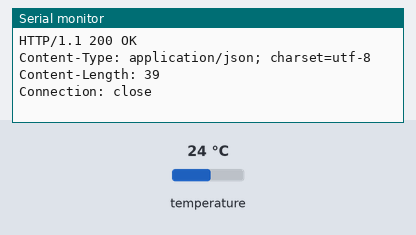
The sketch below on a simulated ESP8266 (NodeMCU). Shown: the last lines printed to the serial monitor. The inputs (shaded band) are chosen by the test bench; at power-on: temperature 24 °C. WiFi joins after 1.5 s; servers stay silent unless stated; web services answer with replies made up by the test bench.

Above: at 2.7 s.
2.8 s: temperature set to 12 °C
At 4.5 s:
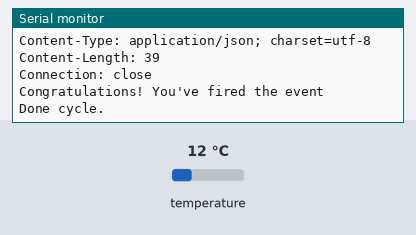
8.7 s: temperature set to 19 °C
At 11.9 s:
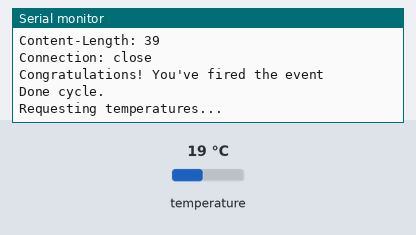
Timing chart, 0 to 13.4 s (numbered marks = the images above; inputs shaded):
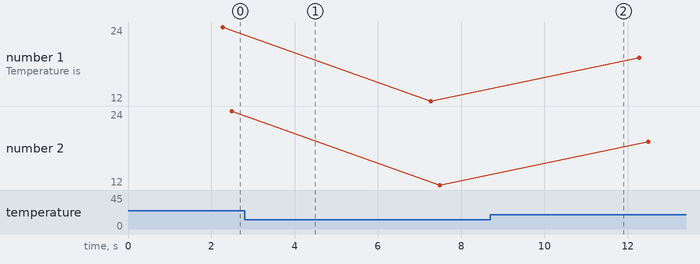

Measured:
- plotted number 1: 24 → 12 after the input at 2.8 s, 12 → 19 after the input at 8.7 s
- plotted number 2: 24 → 12 after the input at 2.8 s, 12 → 19 after the input at 8.7 s

The sketch:

ds18b20_20121654.ino
```cpp
#include <OneWire.h>
#include <DallasTemperature.h>
#include <ESP8266WiFi.h>
#include <WiFiClientSecure.h>

#define ONE_WIRE_BUS D4

//Time interval between measuring temperature.
int interval = 5000;   // Five Second

// Information to connect private Wifi
const char* ssid     = "chuwifi";
const char* password = "csw20121660";

/*// Information to connect ThingSpeak
const char* host     = "api.thingspeak.com";
String url           = "/update?api_key=I692XH2ONBYAB3LU";   // Your Own Key here
const int httpPort   = 80;
*/

const char* host     = "maker.ifttt.com";
String url           = "/trigger/temperature/with/key/dfvQ0u898ppwpzzx778fD-";   // Your Own Key here
const int httpPort   = 80;

/********************************************************************/
// Setup a oneWire instance to communicate with any OneWire devices
// (not just Maxim/Dallas temperature ICs)
OneWire oneWire(ONE_WIRE_BUS);

/********************************************************************/
// Pass our oneWire reference to Dallas Temperature.
DallasTemperature sensors(&oneWire);


/***************************Program Code*****************************/
String working() {
  double temperature;

  Serial.print("Requesting temperatures...");
  sensors.requestTemperatures(); // Send the command to get temperature readings
  Serial.println("DONE");

  Serial.print("Temperature is: ");
  temperature=sensors.getTempCByIndex(0);
  // Why "byIndex"?
  // 0 refers to the first IC on the wire
  // You can have more than one DS18B20 on the same bus.
  Serial.println(temperature);
  return String(temperature);
}

void delivering(String payload) {
  WiFiClient client;
  Serial.print("\nconnecting to Host: ");
  Serial.println(host);

  //Connect to ThingSpeak Server
  if (client.connect(host, httpPort)) {
    //http call to server by using GET Method.
    //String getheader = "GET "+ String(url) +"&field1="+ String(payload) +" HTTP/1.1";
    String getheader = "GET "+ String(url) +"?value1="+ String(payload) +" HTTP/1.1";
    client.println(getheader);
    client.println("User-Agent: ESP8266");
    client.println("Host: " + String(host));
    client.println("Connection: close");
    client.println();

    Serial.println(getheader);//To Check
    while (client.connected()) {
      String line = client.readStringUntil('\n');
      Serial.println(line);
    }
  }
  else{
    Serial.print("connection failed to ");
    Serial.println(host);
  }
  Serial.println("Done cycle.");
}

//Connect to WiFi
void connect_ap() {
  Serial.println();
  Serial.print("connecting to WiFi: ");
  Serial.println(ssid);
  WiFi.begin(ssid, password);

  while (WiFi.status() != WL_CONNECTED) {
    delay(500);
    Serial.print(".");
  }
  Serial.print("\n Got WiFi, IP address: ");
  Serial.println(WiFi.localIP());
}

void setup() {
  Serial.begin(115200);
  connect_ap();

  Serial.println();
  Serial.println("Arduino: Measure Temperature");
  Serial.println("Dallas Temperature IC Control Library Demo");
  // Start up the library
  sensors.begin();
}

unsigned long mark = 0;
void loop() {
  if (millis() > mark ) {
     mark = millis() + interval;
     String payload = working();
     delivering(payload);
  }
}
```
